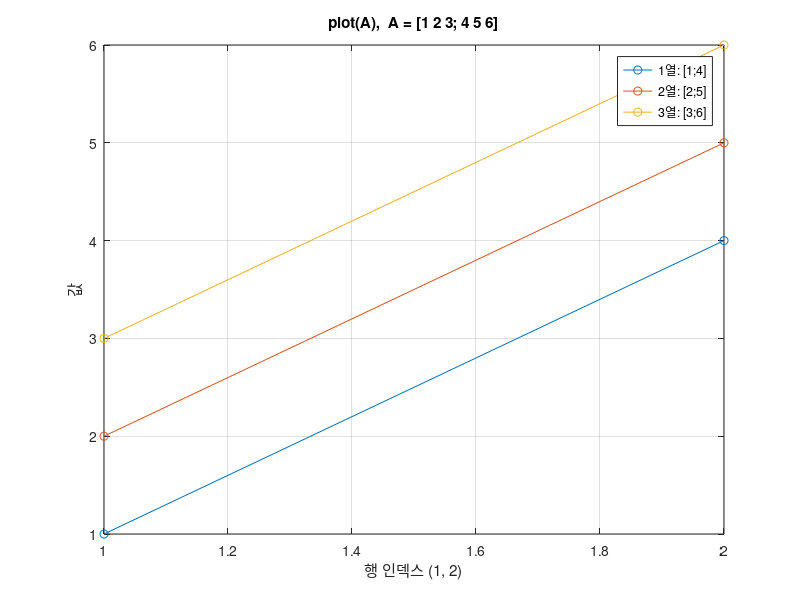

This figure's MATLAB source: (Note: this script raises an error after producing the figure.)
% sol0501_3.m - 연습문제 5.1.1-3 plot(A) 는 열마다 한 선
clear; clc; close all

A = [1 2 3; 4 5 6];              % 2 x 3
fprintf("size(A) = %d x %d\n", size(A, 1), size(A, 2));

plot(A, "-o")
title("plot(A),  A = [1 2 3; 4 5 6]")
xlabel("행 인덱스 (1, 2)")
ylabel("값")
legend("1열: [1;4]", "2열: [2;5]", "3열: [3;6]", Location="northwest")
grid on

% 답: 열이 3개이므로 선 3개. 각 선은 행 수만큼, 즉 점 2개를 갖는다.
%     x 를 주지 않았으므로 x 축은 행 인덱스 1, 2 가 된다.
fprintf("선 %d개, 각 선의 점 %d개\n", size(A, 2), size(A, 1));

theme(gcf, "light")
exportgraphics(gcf, "../../textbook/ch05/img/sol0501_3.png")
